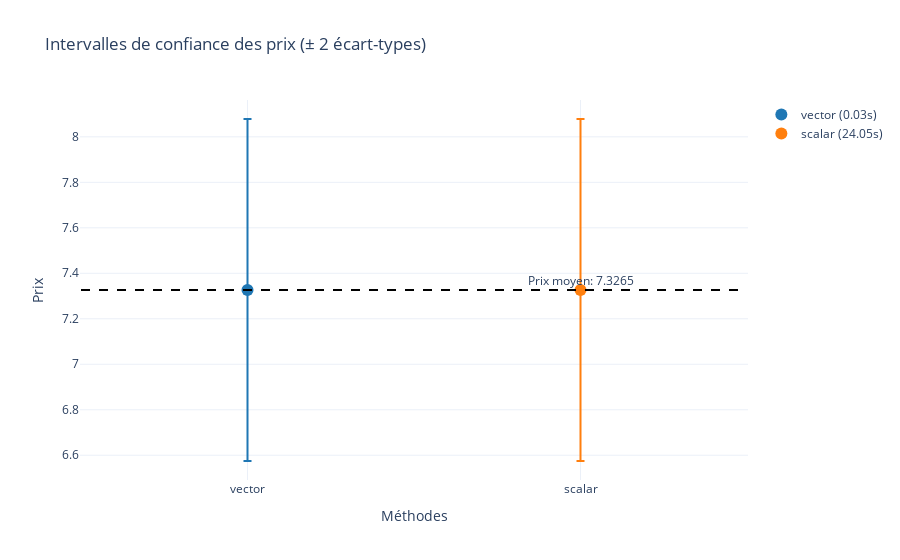

The notebook cell this image was saved under:
### Code cell
graph_vs = graph.comparer_methodes()
graph_vs.show()

### Figure 1 — Plotly figure (JSON) as saved in the notebook; plotly's stock layout.template omitted (floating-point values rounded to 4 significant figures)
{"data": [{"error_y": {"array": [0.7519], "type": "data", "visible": true}, "marker": {"color": "#1f77b4", "size": 12}, "mode": "markers", "name": "vector (0.03s)", "type": "scatter", "x": ["vector"], "y": [7.327]}, {"error_y": {"array": [0.7519], "type": "data", "visible": true}, "marker": {"color": "#ff7f0e", "size": 12}, "mode": "markers", "name": "scalar (24.05s)", "type": "scatter", "x": ["scalar"], "y": [7.327]}], "layout": {"annotations": [{"showarrow": false, "text": "Prix moyen: 7.3265", "x": 1, "y": 7.327, "yshift": 10}], "shapes": [{"line": {"color": "black", "dash": "dash", "width": 2}, "type": "line", "x0": -0.5, "x1": 1.5, "y0": 7.327, "y1": 7.327}], "title": {"text": "Intervalles de confiance des prix (± 2 écart-types)"}, "xaxis": {"title": {"text": "Méthodes"}}, "yaxis": {"title": {"text": "Prix"}}}}
